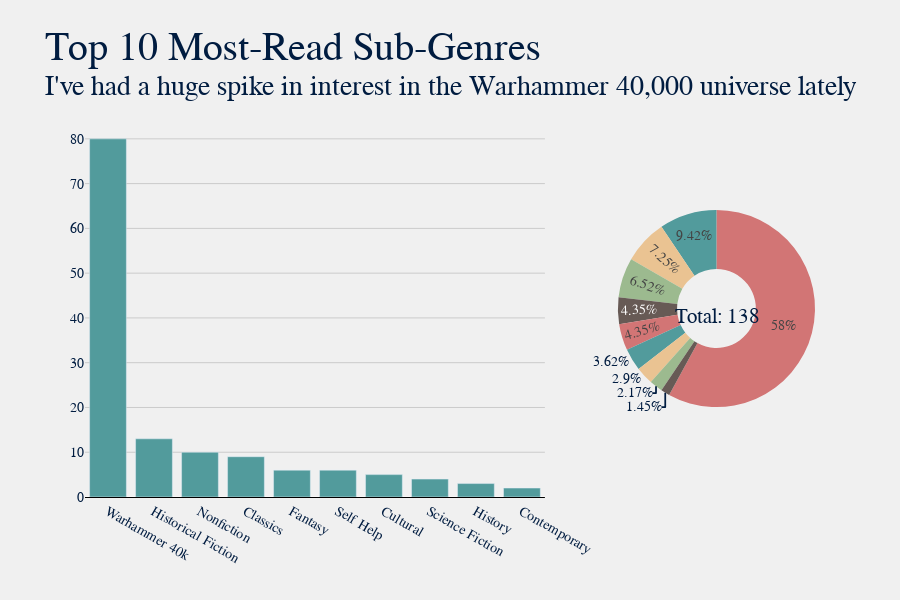

Write notebook code for a chart like this one.
### Code cell
title = "Top 10 Most-Read Sub-Genres"
sub = f"I've had a huge spike in interest in the Warhammer 40,000 universe lately"
plot.gen_bar_pie_graph(df, 'Sub-Genre', title, sub, 10, color="#529b9c")

### Figure 1 — Plotly figure (JSON) as saved in the notebook; plotly's stock layout.template omitted (floating-point values rounded to 4 significant figures; data arrays with more than 128 entries replaced by an {"elided": "..."} marker saying what was removed)
{"data": [{"hovertemplate": "<b>%{x}</b>: %{y}", "marker": {"color": "#529b9c"}, "name": "", "type": "bar", "x": ["Warhammer 40k", "Historical Fiction", "Nonfiction", "Classics", "Fantasy", "Self Help", "Cultural", "Science Fiction", "History", "Contemporary"], "xaxis": "x", "y": [80, 13, 10, 9, 6, 6, 5, 4, 3, 2], "yaxis": "y"}, {"domain": {"x": [0.73, 1], "y": [0, 1]}, "hole": 0.4, "hovertemplate": "<b>%{label}</b>: %{value}", "labels": ["Warhammer 40k", "Historical Fiction", "Nonfiction", "Classics", "Fantasy", "Self Help", "Cultural", "Science Fiction", "History", "Contemporary"], "marker": {"colors": {"elided": "750 str values"}}, "name": "", "type": "pie", "values": [80, 13, 10, 9, 6, 6, 5, 4, 3, 2]}], "layout": {"annotations": [{"ax": 0, "ay": 0, "font": {"size": 30}, "text": "<sup>Total: 138", "x": 0.866, "xref": "paper", "y": 0.48, "yref": "paper"}], "barmode": "group", "font": {"color": "#001c40", "family": "Baskerville", "size": 14}, "height": 600, "hoverlabel": {"font": {"size": 16}}, "margin": {"b": 45, "l": 85, "r": 85, "t": 120}, "paper_bgcolor": "#f0f0f0", "plot_bgcolor": "#f0f0f0", "showlegend": false, "title": {"font": {"color": "#001c40", "family": "Baskerville, Bold", "size": 40}, "text": "Top 10 Most-Read Sub-Genres<br><sup>I've had a huge spike in interest in the Warhammer 40,000 universe lately"}, "xaxis": {"anchor": "y", "domain": [0, 0.63], "gridcolor": "#cbcbcb", "linecolor": "black", "showgrid": false, "showline": true, "title": {}, "zerolinewidth": 1}, "yaxis": {"anchor": "x", "domain": [0, 1], "gridcolor": "#cbcbcb", "linecolor": "black", "showgrid": true, "showline": false, "showticklabels": true, "title": {}, "zerolinewidth": 1}, "yaxis2": {"gridcolor": "#cbcbcb", "linecolor": "black", "showgrid": true, "showline": false, "showticklabels": true, "zerolinewidth": 1}}}
